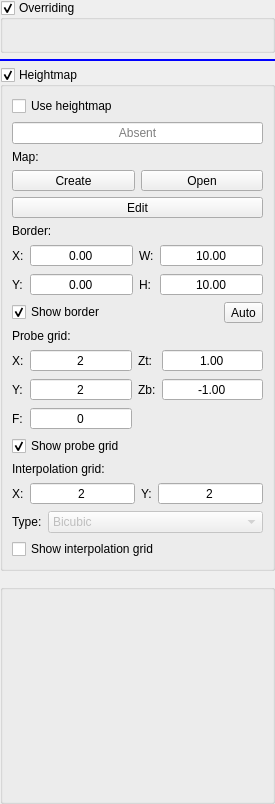
       <widget class="DropWidget" name="scrollContentsModification">
        <property name="geometry">
         <rect>
          <x>0</x>
          <y>0</y>
          <width>275</width>
          <height>804</height>
         </rect>
        </property>
        <property name="acceptDrops">
         <bool>true</bool>
        </property>
        <layout class="QVBoxLayout" name="verticalLayout_2" stretch="0,0,0,1">
         <property name="leftMargin">
          <number>0</number>
         </property>
         <property name="topMargin">
          <number>0</number>
         </property>
         <property name="rightMargin">
          <number>0</number>
         </property>
         <property name="bottomMargin">
          <number>0</number>
         </property>
         <item>
          <widget class="QGroupBox" name="grpOverriding">
           <property name="enabled">
            <bool>true</bool>
           </property>
           <property name="title">
            <string>Overriding</string>
           </property>
           <property name="checkable">
            <bool>true</bool>
           </property>
           <property name="overrided" stdset="0">
            <bool>false</bool>
           </property>
           <layout class="QHBoxLayout" name="horizontalLayout_14">
            <item>
             <widget class="QWidget" name="widgetFeed" native="true">
              <layout class="QVBoxLayout" name="verticalLayout_22">
               <property name="leftMargin">
                <number>0</number>
               </property>
               <property name="topMargin">
                <number>0</number>
               </property>
               <property name="rightMargin">
                <number>0</number>
               </property>
               <property name="bottomMargin">
                <number>0</number>
               </property>
               <item>
                <widget class="SliderBox" name="slbFeedOverride" native="true"/>
               </item>
               <item>
                <widget class="SliderBox" name="slbRapidOverride" native="true"/>
               </item>
               <item>
                <widget class="SliderBox" name="slbSpindleOverride" native="true"/>
               </item>
              </layout>
             </widget>
            </item>
           </layout>
          </widget>
         </item>
         <item>
          <widget class="QFrame" name="fraDropModification">
           <property name="minimumSize">
            <size>
             <width>0</width>
             <height>2</height>
            </size>
           </property>
           <property name="styleSheet">
            <string notr="true">border: 2px solid blue;</string>
           </property>
           <property name="frameShape">
            <enum>QFrame::StyledPanel</enum>
           </property>
           <property name="frameShadow">
            <enum>QFrame::Raised</enum>
           </property>
          </widget>
         </item>
         <item>
          <widget class="QGroupBox" name="grpHeightMap">
           <property name="title">
            <string>Heightmap</string>
           </property>
           <property name="checkable">
            <bool>true</bool>
           </property>
           <property name="overrided" stdset="0">
            <bool>false</bool>
           </property>
           <layout class="QVBoxLayout" name="verticalLayout_16">
            <item>
             <widget class="QWidget" name="widgetHeightMap" native="true">
              <layout class="QVBoxLayout" name="verticalLayout_15">
               <property name="leftMargin">
                <number>0</number>
               </property>
               <property name="topMargin">
                <number>0</number>
               </property>
               <property name="rightMargin">
                <number>0</number>
               </property>
               <property name="bottomMargin">
                <number>0</number>
               </property>
               <item>
                <widget class="QCheckBox" name="chkHeightMapUse">
                 <property name="text">
                  <string>Use heightmap</string>
                 </property>
                </widget>
               </item>
               <item>
                <widget class="QLineEdit" name="txtHeightMap">
                 <property name="focusPolicy">
                  <enum>Qt::NoFocus</enum>
                 </property>
                 <property name="acceptDrops">
                  <bool>false</bool>
                 </property>
                 <property name="text">
                  <string/>
                 </property>
                 <property name="alignment">
                  <set>Qt::AlignCenter</set>
                 </property>
                 <property name="readOnly">
                  <bool>true</bool>
                 </property>
                 <property name="placeholderText">
                  <string>Absent</string>
                 </property>
                </widget>
               </item>
               <item>
                <layout class="QHBoxLayout" name="horizontalLayout_22">
                 <item>
                  <widget class="QLabel" name="label_15">
                   <property name="text">
                    <string>Map:</string>
                   </property>
                  </widget>
                 </item>
                </layout>
               </item>
               <item>
                <layout class="QHBoxLayout" name="horizontalLayout_21">
                 <item>
                  <widget class="StyledToolButton" name="cmdHeightMapCreate">
                   <property name="sizePolicy">
                    <sizepolicy hsizetype="Preferred" vsizetype="Fixed">
                     <horstretch>0</horstretch>
                     <verstretch>0</verstretch>
                    </sizepolicy>
                   </property>
                   <property name="text">
                    <string>Create</string>
                   </property>
                  </widget>
                 </item>
                 <item>
                  <widget class="StyledToolButton" name="cmdHeightMapLoad">
                   <property name="sizePolicy">
                    <sizepolicy hsizetype="Preferred" vsizetype="Fixed">
                     <horstretch>0</horstretch>
                     <verstretch>0</verstretch>
                    </sizepolicy>
                   </property>
                   <property name="text">
                    <string>Open</string>
                   </property>
                  </widget>
                 </item>
                </layout>
               </item>
               <item>
                <widget class="StyledToolButton" name="cmdHeightMapMode">
                 <property name="sizePolicy">
                  <sizepolicy hsizetype="Preferred" vsizetype="Fixed">
                   <horstretch>0</horstretch>
                   <verstretch>0</verstretch>
                  </sizepolicy>
                 </property>
                 <property name="text">
                  <string>Edit</string>
                 </property>
                 <property name="checkable">
                  <bool>true</bool>
                 </property>
                </widget>
               </item>
               <item>
                <widget class="QWidget" name="widgetHeightmapSettings" native="true">
                 <layout class="QVBoxLayout" name="verticalLayout_7">
                  <property name="leftMargin">
                   <number>0</number>
                  </property>
                  <property name="topMargin">
                   <number>0</number>
                  </property>
                  <property name="rightMargin">
                   <number>0</number>
                  </property>
                  <property name="bottomMargin">
                   <number>0</number>
                  </property>
                  <item>
                   <layout class="QVBoxLayout" name="verticalLayout_18">
                    <item>
                     <widget class="QLabel" name="label_5">
                      <property name="text">
                       <string>Border:</string>
                      </property>
                     </widget>
                    </item>
                    <item>
                     <layout class="QGridLayout" name="gridLayout">
                      <item row="0" column="0">
                       <widget class="QLabel" name="label_6">
                        <property name="text">
                         <string>X:</string>
                        </property>
                       </widget>
                      </item>
                      <item row="0" column="1">
                       <widget class="QDoubleSpinBox" name="txtHeightMapBorderX">
                        <property name="sizePolicy">
                         <sizepolicy hsizetype="Expanding" vsizetype="Fixed">
                          <horstretch>0</horstretch>
                          <verstretch>0</verstretch>
                         </sizepolicy>
                        </property>
                        <property name="locale">
                         <locale language="C" country="AnyCountry"/>
                        </property>
                        <property name="alignment">
                         <set>Qt::AlignCenter</set>
                        </property>
                        <property name="buttonSymbols">
                         <enum>QAbstractSpinBox::NoButtons</enum>
                        </property>
                        <property name="minimum">
                         <double>-9999.000000000000000</double>
                        </property>
                        <property name="maximum">
                         <double>9999.000000000000000</double>
                        </property>
                       </widget>
                      </item>
                      <item row="1" column="3">
                       <widget class="QDoubleSpinBox" name="txtHeightMapBorderHeight">
                        <property name="sizePolicy">
                         <sizepolicy hsizetype="Expanding" vsizetype="Fixed">
                          <horstretch>0</horstretch>
                          <verstretch>0</verstretch>
                         </sizepolicy>
                        </property>
                        <property name="locale">
                         <locale language="C" country="AnyCountry"/>
                        </property>
                        <property name="alignment">
                         <set>Qt::AlignCenter</set>
                        </property>
                        <property name="buttonSymbols">
                         <enum>QAbstractSpinBox::NoButtons</enum>
                        </property>
                        <property name="minimum">
                         <double>-9999.000000000000000</double>
                        </property>
                        <property name="maximum">
                         <double>9999.000000000000000</double>
                        </property>
                        <property name="value">
                         <double>10.000000000000000</double>
                        </property>
                       </widget>
                      </item>
                      <item row="1" column="2">
                       <widget class="QLabel" name="label_9">
                        <property name="text">
                         <string>H:</string>
                        </property>
                       </widget>
                      </item>
                      <item row="1" column="1">
                       <widget class="QDoubleSpinBox" name="txtHeightMapBorderY">
                        <property name="sizePolicy">
                         <sizepolicy hsizetype="Expanding" vsizetype="Fixed">
                          <horstretch>0</horstretch>
                          <verstretch>0</verstretch>
                         </sizepolicy>
                        </property>
                        <property name="locale">
                         <locale language="C" country="AnyCountry"/>
                        </property>
                        <property name="alignment">
                         <set>Qt::AlignCenter</set>
                        </property>
                        <property name="buttonSymbols">
                         <enum>QAbstractSpinBox::NoButtons</enum>
                        </property>
                        <property name="minimum">
                         <double>-9999.000000000000000</double>
                        </property>
                        <property name="maximum">
                         <double>9999.000000000000000</double>
                        </property>
                       </widget>
                      </item>
                      <item row="1" column="0">
                       <widget class="QLabel" name="label_7">
                        <property name="text">
                         <string>Y:</string>
                        </property>
                       </widget>
                      </item>
                      <item row="0" column="2">
                       <widget class="QLabel" name="label_8">
                        <property name="text">
                         <string>W:</string>
                        </property>
                       </widget>
                      </item>
                      <item row="0" column="3">
                       <widget class="QDoubleSpinBox" name="txtHeightMapBorderWidth">
                        <property name="sizePolicy">
                         <sizepolicy hsizetype="Expanding" vsizetype="Fixed">
                          <horstretch>0</horstretch>
                          <verstretch>0</verstretch>
                         </sizepolicy>
                        </property>
                        <property name="locale">
                         <locale language="C" country="AnyCountry"/>
                        </property>
                        <property name="alignment">
                         <set>Qt::AlignCenter</set>
                        </property>
                        <property name="buttonSymbols">
                         <enum>QAbstractSpinBox::NoButtons</enum>
                        </property>
                        <property name="minimum">
                         <double>-9999.000000000000000</double>
                        </property>
                        <property name="maximum">
                         <double>9999.000000000000000</double>
                        </property>
                        <property name="value">
                         <double>10.000000000000000</double>
                        </property>
                       </widget>
                      </item>
                     </layout>
                    </item>
                    <item>
                     <layout class="QHBoxLayout" name="horizontalLayout_18">
                      <item>
                       <widget class="QCheckBox" name="chkHeightMapBorderShow">
                        <property name="text">
                         <string>Show border</string>
                        </property>
                        <property name="checked">
                         <bool>true</bool>
                        </property>
                       </widget>
                      </item>
                      <item>
                       <widget class="StyledToolButton" name="cmdHeightMapBorderAuto">
                        <property name="minimumSize">
                         <size>
                          <width>0</width>
                          <height>0</height>
                         </size>
                        </property>
                        <property name="text">
                         <string>Auto</string>
                        </property>
                       </widget>
                      </item>
                     </layout>
                    </item>
                   </layout>
                  </item>
                  <item>
                   <layout class="QVBoxLayout" name="verticalLayout_19">
                    <item>
                     <widget class="QLabel" name="label_10">
                      <property name="text">
                       <string>Probe grid:</string>
                      </property>
                     </widget>
                    </item>
                    <item>
                     <layout class="QGridLayout" name="gridLayout_4">
                      <item row="0" column="3">
                       <widget class="QLabel" name="label_14">
                        <property name="text">
                         <string>Zt:</string>
                        </property>
                       </widget>
                      </item>
                      <item row="0" column="0">
                       <widget class="QLabel" name="label_12">
                        <property name="text">
                         <string>X:</string>
                        </property>
                       </widget>
                      </item>
                      <item row="0" column="1">
                       <widget class="QDoubleSpinBox" name="txtHeightMapGridX">
                        <property name="sizePolicy">
                         <sizepolicy hsizetype="Expanding" vsizetype="Fixed">
                          <horstretch>0</horstretch>
                          <verstretch>0</verstretch>
                         </sizepolicy>
                        </property>
                        <property name="locale">
                         <locale language="C" country="AnyCountry"/>
                        </property>
                        <property name="alignment">
                         <set>Qt::AlignCenter</set>
                        </property>
                        <property name="buttonSymbols">
                         <enum>QAbstractSpinBox::NoButtons</enum>
                        </property>
                        <property name="decimals">
                         <number>0</number>
                        </property>
                        <property name="minimum">
                         <double>2.000000000000000</double>
                        </property>
                        <property name="maximum">
                         <double>1000.000000000000000</double>
                        </property>
                        <property name="value">
                         <double>2.000000000000000</double>
                        </property>
                       </widget>
                      </item>
                      <item row="1" column="5">
                       <widget class="QDoubleSpinBox" name="txtHeightMapGridZBottom">
                        <property name="sizePolicy">
                         <sizepolicy hsizetype="Expanding" vsizetype="Fixed">
                          <horstretch>0</horstretch>
                          <verstretch>0</verstretch>
                         </sizepolicy>
                        </property>
                        <property name="locale">
                         <locale language="C" country="AnyCountry"/>
                        </property>
                        <property name="alignment">
                         <set>Qt::AlignCenter</set>
                        </property>
                        <property name="buttonSymbols">
                         <enum>QAbstractSpinBox::NoButtons</enum>
                        </property>
                        <property name="minimum">
                         <double>-999.000000000000000</double>
                        </property>
                        <property name="maximum">
                         <double>999.000000000000000</double>
                        </property>
                        <property name="value">
                         <double>-1.000000000000000</double>
                        </property>
                       </widget>
                      </item>
                      <item row="0" column="5">
                       <widget class="QDoubleSpinBox" name="txtHeightMapGridZTop">
                        <property name="sizePolicy">
                         <sizepolicy hsizetype="Expanding" vsizetype="Fixed">
                          <horstretch>0</horstretch>
                          <verstretch>0</verstretch>
                         </sizepolicy>
                        </property>
                        <property name="locale">
                         <locale language="C" country="AnyCountry"/>
                        </property>
                        <property name="alignment">
                         <set>Qt::AlignCenter</set>
                        </property>
                        <property name="buttonSymbols">
                         <enum>QAbstractSpinBox::NoButtons</enum>
                        </property>
                        <property name="minimum">
                         <double>-999.000000000000000</double>
                        </property>
                        <property name="maximum">
                         <double>999.000000000000000</double>
                        </property>
                        <property name="value">
                         <double>1.000000000000000</double>
                        </property>
                       </widget>
                      </item>
                      <item row="1" column="0">
                       <widget class="QLabel" name="label_13">
                        <property name="text">
                         <string>Y:</string>
                        </property>
                       </widget>
                      </item>
                      <item row="1" column="3">
                       <widget class="QLabel" name="label_11">
                        <property name="text">
                         <string>Zb:</string>
                        </property>
                       </widget>
                      </item>
                      <item row="1" column="1">
                       <widget class="QDoubleSpinBox" name="txtHeightMapGridY">
                        <property name="sizePolicy">
                         <sizepolicy hsizetype="Expanding" vsizetype="Fixed">
                          <horstretch>0</horstretch>
                          <verstretch>0</verstretch>
                         </sizepolicy>
                        </property>
                        <property name="locale">
                         <locale language="C" country="AnyCountry"/>
                        </property>
                        <property name="alignment">
                         <set>Qt::AlignCenter</set>
                        </property>
                        <property name="buttonSymbols">
                         <enum>QAbstractSpinBox::NoButtons</enum>
                        </property>
                        <property name="decimals">
                         <number>0</number>
                        </property>
                        <property name="minimum">
                         <double>2.000000000000000</double>
                        </property>
                        <property name="maximum">
                         <double>1000.000000000000000</double>
                        </property>
                        <property name="value">
                         <double>2.000000000000000</double>
                        </property>
                       </widget>
                      </item>
                      <item row="2" column="0">
                       <widget class="QLabel" name="label_21">
                        <property name="text">
                         <string>F:</string>
                        </property>
                       </widget>
                      </item>
                      <item row="2" column="1">
                       <widget class="QDoubleSpinBox" name="txtHeightMapProbeFeed">
                        <property name="sizePolicy">
                         <sizepolicy hsizetype="Expanding" vsizetype="Fixed">
                          <horstretch>0</horstretch>
                          <verstretch>0</verstretch>
                         </sizepolicy>
                        </property>
                        <property name="locale">
                         <locale language="C" country="AnyCountry"/>
                        </property>
                        <property name="alignment">
                         <set>Qt::AlignCenter</set>
                        </property>
                        <property name="buttonSymbols">
                         <enum>QAbstractSpinBox::NoButtons</enum>
                        </property>
                        <property name="decimals">
                         <number>0</number>
                        </property>
                        <property name="minimum">
                         <double>0.000000000000000</double>
                        </property>
                        <property name="maximum">
                         <double>9999.000000000000000</double>
                        </property>
                        <property name="value">
                         <double>0.000000000000000</double>
                        </property>
                       </widget>
                      </item>
                     </layout>
                    </item>
                    <item>
                     <layout class="QHBoxLayout" name="horizontalLayout_19">
                      <item>
                       <widget class="QCheckBox" name="chkHeightMapGridShow">
                        <property name="text">
                         <string>Show probe grid</string>
                        </property>
                        <property name="checked">
                         <bool>true</bool>
                        </property>
                       </widget>
                      </item>
                      <item>
                       <spacer name="horizontalSpacer_6">
                        <property name="orientation">
                         <enum>Qt::Horizontal</enum>
                        </property>
                        <property name="sizeHint" stdset="0">
                         <size>
                          <width>40</width>
                          <height>1</height>
                         </size>
                        </property>
                       </spacer>
                      </item>
                     </layout>
                    </item>
                   </layout>
                  </item>
                  <item>
                   <layout class="QVBoxLayout" name="verticalLayout_20">
                    <item>
                     <widget class="QLabel" name="label_16">
                      <property name="text">
                       <string>Interpolation grid:</string>
                      </property>
                     </widget>
                    </item>
                    <item>
                     <layout class="QGridLayout" name="gridLayout_6">
                      <item row="1" column="2">
                       <widget class="QLabel" name="label_19">
                        <property name="text">
                         <string>Y:</string>
                        </property>
                       </widget>
                      </item>
                      <item row="1" column="0">
                       <widget class="QLabel" name="label_18">
                        <property name="text">
                         <string>X:</string>
                        </property>
                       </widget>
                      </item>
                      <item row="1" column="1">
                       <widget class="QDoubleSpinBox" name="txtHeightMapInterpolationStepX">
                        <property name="sizePolicy">
                         <sizepolicy hsizetype="Expanding" vsizetype="Fixed">
                          <horstretch>0</horstretch>
                          <verstretch>0</verstretch>
                         </sizepolicy>
                        </property>
                        <property name="locale">
                         <locale language="C" country="AnyCountry"/>
                        </property>
                        <property name="alignment">
                         <set>Qt::AlignCenter</set>
                        </property>
                        <property name="buttonSymbols">
                         <enum>QAbstractSpinBox::NoButtons</enum>
                        </property>
                        <property name="decimals">
                         <number>0</number>
                        </property>
                        <property name="minimum">
                         <double>2.000000000000000</double>
                        </property>
                        <property name="maximum">
                         <double>1000.000000000000000</double>
                        </property>
                        <property name="value">
                         <double>2.000000000000000</double>
                        </property>
                       </widget>
                      </item>
                      <item row="1" column="3">
                       <widget class="QDoubleSpinBox" name="txtHeightMapInterpolationStepY">
                        <property name="sizePolicy">
                         <sizepolicy hsizetype="Expanding" vsizetype="Fixed">
                          <horstretch>0</horstretch>
                          <verstretch>0</verstretch>
                         </sizepolicy>
                        </property>
                        <property name="locale">
                         <locale language="C" country="AnyCountry"/>
                        </property>
                        <property name="alignment">
                         <set>Qt::AlignCenter</set>
                        </property>
                        <property name="buttonSymbols">
                         <enum>QAbstractSpinBox::NoButtons</enum>
                        </property>
                        <property name="decimals">
                         <number>0</number>
                        </property>
                        <property name="minimum">
                         <double>2.000000000000000</double>
                        </property>
                        <property name="maximum">
                         <double>1000.000000000000000</double>
                        </property>
                        <property name="value">
                         <double>2.000000000000000</double>
                        </property>
                       </widget>
                      </item>
                     </layout>
                    </item>
                    <item>
                     <layout class="QHBoxLayout" name="horizontalLayout_23" stretch="0,0">
                      <item>
                       <widget class="QLabel" name="label_17">
                        <property name="text">
                         <string>Type:</string>
                        </property>
                       </widget>
                      </item>
                      <item>
                       <widget class="QComboBox" name="cboHeightMapInterpolationType">
                        <property name="enabled">
                         <bool>false</bool>
                        </property>
                        <property name="sizePolicy">
                         <sizepolicy hsizetype="Expanding" vsizetype="Fixed">
                          <horstretch>0</horstretch>
                          <verstretch>0</verstretch>
                         </sizepolicy>
                        </property>
                        <item>
                         <property name="text">
                          <string>Bicubic</string>
                         </property>
                        </item>
                       </widget>
                      </item>
                     </layout>
                    </item>
                    <item>
                     <layout class="QHBoxLayout" name="horizontalLayout_24">
                      <item>
                       <widget class="QCheckBox" name="chkHeightMapInterpolationShow">
                        <property name="text">
                         <string>Show interpolation grid</string>
                        </property>
                       </widget>
                      </item>
                      <item>
                       <spacer name="horizontalSpacer_8">
                        <property name="orientation">
                         <enum>Qt::Horizontal</enum>
                        </property>
                        <property name="sizeHint" stdset="0">
                         <size>
                          <width>40</width>
                          <height>1</height>
                         </size>
                        </property>
                       </spacer>
                      </item>
                     </layout>
                    </item>
                   </layout>
                  </item>
                 </layout>
                </widget>
               </item>
              </layout>
             </widget>
            </item>
           </layout>
          </widget>
         </item>
         <item>
          <widget class="QGroupBox" name="spacerModification">
           <property name="sizePolicy">
            <sizepolicy hsizetype="Preferred" vsizetype="Expanding">
             <horstretch>0</horstretch>
             <verstretch>0</verstretch>
            </sizepolicy>
           </property>
           <property name="styleSheet">
            <string notr="true">QGroupBox {
	margin-top: 7;
}</string>
           </property>
           <property name="title">
            <string/>
           </property>
          </widget>
         </item>
        </layout>
       </widget>
